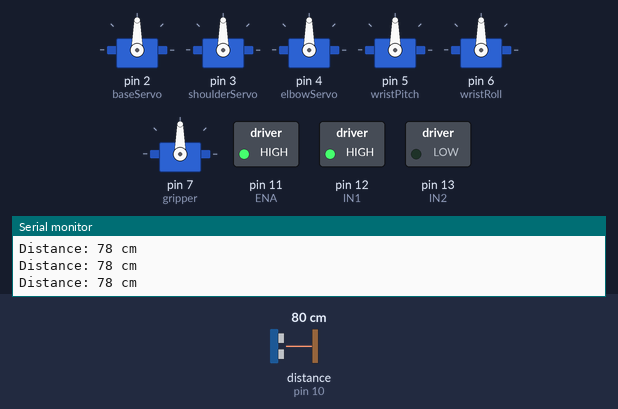
A sketch run on a simulated Arduino Uno, built with avr-gcc and run on an emulated ATmega328P. On the bench: 6 × servo, switched loads named in the sketch (green lamp = pin HIGH), the last lines printed to the serial monitor. Wiring (inferred from the names in the program): ultrasonic range finder: trigger pin 9; echo pin 10. The test bench sets the inputs (shaded band); at power-on: distance to the obstacle (sensor on pin 10) 80 cm. The echo pulse lasts 58.3 µs per cm; pins used as bus, display or sensor lines are not drawn.

Above: at 1.2 s.
1.3 s: distance to the obstacle (sensor on pin 10) set to 23 cm
2.8 s: distance to the obstacle (sensor on pin 10) set to 19 cm
At 3.25 s:
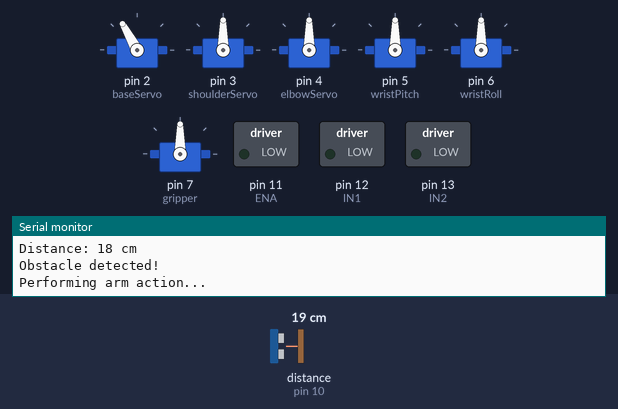
At 3.9 s:
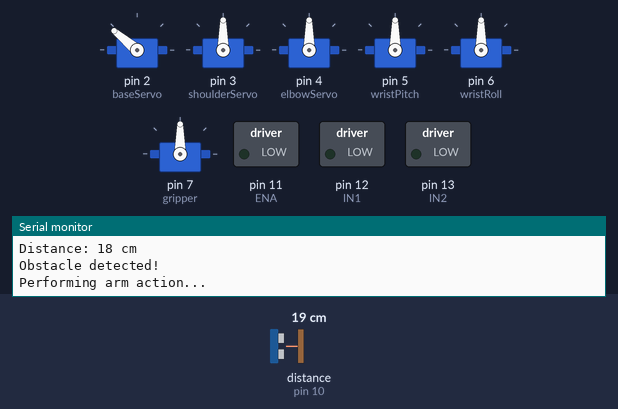
5.8 s: distance to the obstacle (sensor on pin 10) set to 35 cm
At 7.8 s:
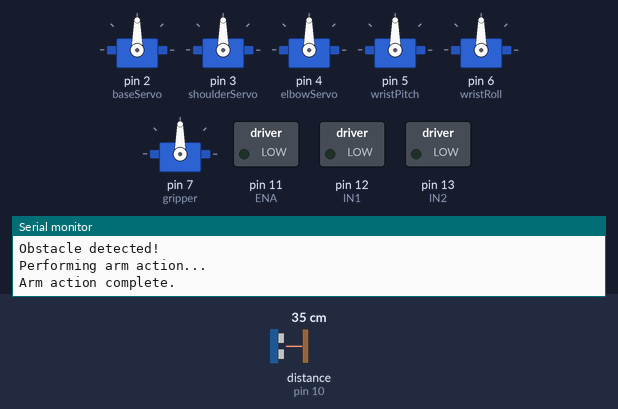
Timing chart, 0 to 9.4 s (numbered marks = the images above; inputs shaded):
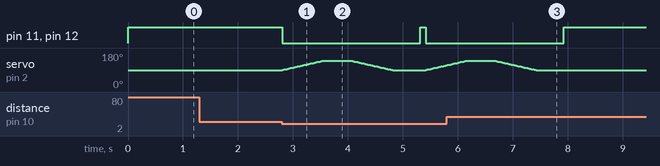

The sketch:

script.ino
```cpp
#include <Servo.h>

// -------- ULTRASONIC --------
const int trigPin = 9;
const int echoPin = 10;

// -------- L298N --------
const int IN1 = 12;
const int IN2 = 13;
const int ENA = 11;

// -------- SETTINGS --------
const int thresholdDistance = 20; // cm
const int motorSpeed = 255;

// -------- SERVO SETUP --------
Servo baseServo, shoulderServo, elbowServo,
      wristPitch, wristRoll, gripper;

int curpos[6] = {90, 90, 90, 90, 90, 150};
int tgtpos[6] = {90, 90, 90, 90, 90, 180};

const int stepSize = 1;
const int stepDelay = 15;

// -------- VARIABLES --------
long duration;
int distance;
bool actionInProgress = false;

// -------- ULTRASONIC FUNCTION --------
int getDistance() {
  digitalWrite(trigPin, LOW);
  delayMicroseconds(2);

  digitalWrite(trigPin, HIGH);
  delayMicroseconds(10);
  digitalWrite(trigPin, LOW);

  duration = pulseIn(echoPin, HIGH, 30000);
  int dist = duration * 0.034 / 2;

  return dist;
}

// -------- MOTOR CONTROL --------
void motorRun() {
  digitalWrite(IN1, HIGH);
  digitalWrite(IN2, LOW);
  analogWrite(ENA, motorSpeed);
}

void motorStop() {
  digitalWrite(IN1, LOW);
  digitalWrite(IN2, LOW);
  analogWrite(ENA, 0);
}

// -------- SERVO SMOOTH MOVE --------
void smoothMove(Servo &s, int i) {
  while (curpos[i] < tgtpos[i]) {
    curpos[i] += stepSize;
    s.write(curpos[i]);
    delay(stepDelay);
  }

  while (curpos[i] > tgtpos[i]) {
    curpos[i] -= stepSize;
    s.write(curpos[i]);
    delay(stepDelay);
  }
}

// -------- BASE ROTATION ACTION --------
void performArmAction() {
  Serial.println("Performing arm action...");

  // Example: rotate base from 90 → 140 → back to 90
  tgtpos[0] = 140;
  smoothMove(baseServo, 0);

  delay(500);

  tgtpos[0] = 90;
  smoothMove(baseServo, 0);

  Serial.println("Arm action complete.");
}

// -------- SETUP --------
void setup() {
  Serial.begin(9600);

  // Ultrasonic
  pinMode(trigPin, OUTPUT);
  pinMode(echoPin, INPUT);

  // Motor
  pinMode(IN1, OUTPUT);
  pinMode(IN2, OUTPUT);
  pinMode(ENA, OUTPUT);

  // Servos
  baseServo.attach(2);
  shoulderServo.attach(3);
  elbowServo.attach(4);
  wristPitch.attach(5);
  wristRoll.attach(6);
  gripper.attach(7);

  Serial.println("System Ready.");
}

// -------- LOOP --------
void loop() {

  distance = getDistance();

  Serial.print("Distance: ");
  Serial.print(distance);
  Serial.println(" cm");

  // -------- TRIGGER CONDITION --------
  if (distance > 0 && distance < thresholdDistance && !actionInProgress) {

    actionInProgress = true;

    Serial.println("Obstacle detected!");

    // Stop motor
    motorStop();

    // Perform arm movement
    performArmAction();

    delay(500);  // wait after action

    Serial.println("Resuming motor...");

    actionInProgress = false;
  }

  // Default: motor runs
  if (!actionInProgress) {
    motorRun();
  }

  delay(100);
}
```

Measured:
- the behaviour switches between 21 and 20 cm on distance to the obstacle (sensor on pin 10) (found by bisection; images 0 and 1)
- after the input at 2.8 s, pin 11 (ENA), pin 12 (IN1): HIGH → LOW at once, → HIGH 2.5 s later, → LOW 0.10 s later
- after the input at 5.8 s, pin 11 (ENA), pin 12 (IN1): goes on until 7.9 s, then stays HIGH; servo on pin 2 (baseServo): goes on until 7.4 s, then stays 90°
